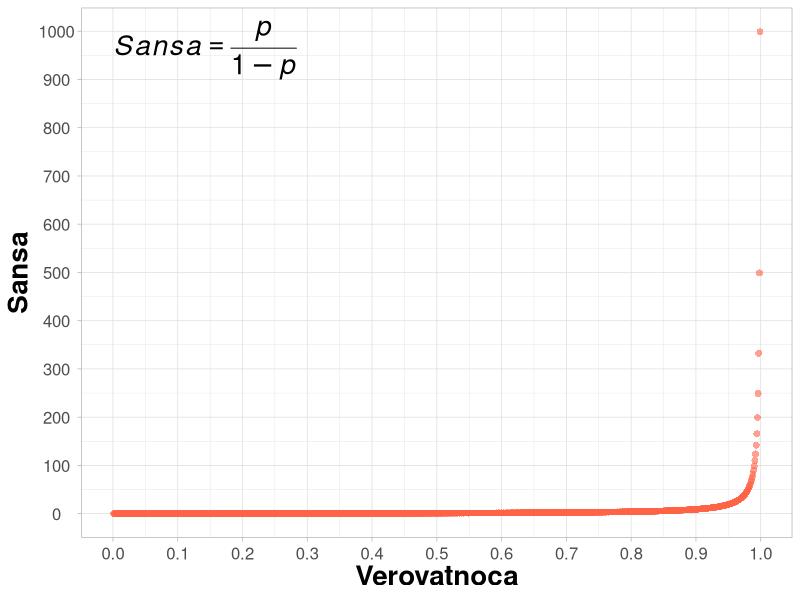

Write the R code that produced this figure.
# odnos verovatnoce i sanse ---

library(tibble)
library(ggplot2)

Verovatnoca <- seq(from = 0.001, to = 0.999, by = 0.001)
Sansa <- Verovatnoca/(1 - Verovatnoca)
dt <- data.frame(Verovatnoca,Sansa)
as_tibble(dt)

formula <- "italic(Sansa == frac(p, 1-p))"
ggplot(data = dt,
       aes(x = Verovatnoca,
           Sansa)) +
  geom_point(shape = 16,
             size = 2,
             color = "tomato",
             alpha = 0.6) +
  scale_x_continuous(breaks = seq(from = 0.0, to = 1.0, by = 0.1)) +
  scale_y_continuous(breaks = seq(from = 0.0, to = 1000, by = 100)) +
  annotate("text", x = 0.14, y = 960, label = formula, parse = TRUE, size = 7) +
  theme_light() +
  theme(axis.text.x = element_text(size = 12, hjust = 0.5, vjust = 0.5),
        axis.text.y = element_text(size = 12, hjust = 0.5, vjust = 0.5),
        axis.title.x = element_text(size = 20, face = "bold"),
        axis.title.y = element_text(size = 20, face = "bold"))